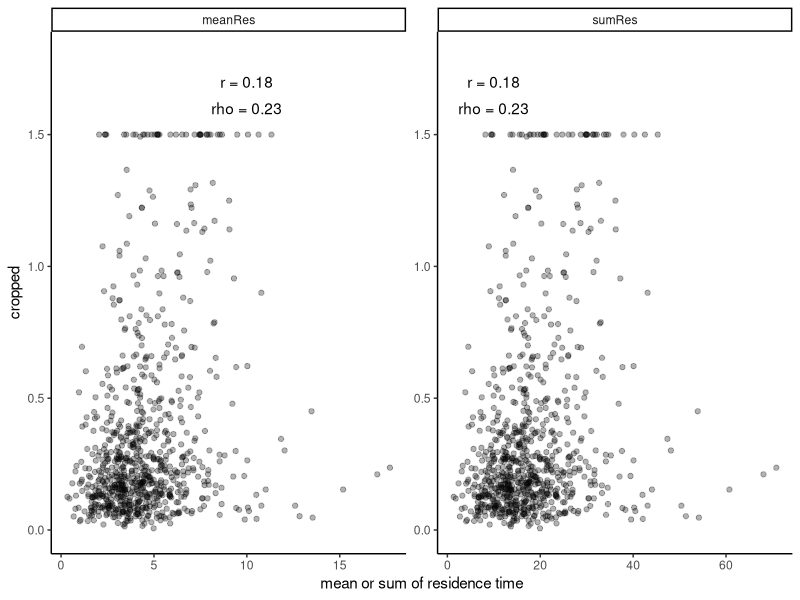

The R source for this figure: (Note: this script raises an error after producing the figure.)
rm(list = ls())

library(tidyverse)
library(ComplexHeatmap)
library(viridis)
library(circlize)


set.seed(42)


# upload table replace <1 min with a random number between 0-1
# make class labels
resTimes = read.csv("data/residence_times_all.csv") %>% 
  dplyr::select(-c(peakName, TBP)) %>% 
  pivot_longer(cols = TFIIA:TFIIF, names_to = "factorName", values_to = "resTime", values_drop_na = TRUE) %>% 
  distinct()

plotResTime = resTimes %>% 
  mutate(randNum = runif(nrow(resTimes), min=0, max=1)) %>% 
  mutate(resTimesNum = ifelse(resTime == "<1", randNum, as.numeric(resTime))) %>% 
  dplyr::select(gene, factorName, resTimesNum) %>% 
  drop_na() %>% 
  pivot_wider(names_from = factorName, values_from = resTimesNum) %>% 
  drop_na() %>% 
  pivot_longer(cols = TFIIA:TFIIF, names_to = "factorName", values_to = "resTime") %>% 
  group_by(gene) %>% 
  summarise(meanRes = mean(resTime), sumRes = sum(resTime))

# upload synthesis rates
synthesisRates = read.csv("data/synthesisRates.csv") %>% 
  mutate(cropped = ifelse(synthesis_perCell_perMin > 1.5, 1.5, synthesis_perCell_perMin)) %>% 
  inner_join(plotResTime) %>% 
  distinct() %>% 
  pivot_longer(cols = meanRes:sumRes, names_to = "statName", values_to = "value")

r = synthesisRates %>% 
  group_by(statName) %>% 
  summarise(r = cor(value, synthesis_perCell_perMin), rho = cor(value, synthesis_perCell_perMin, method = "spearman"))


p = ggplot(synthesisRates, aes(x = value, y = cropped))
p + geom_point(alpha = 0.3) + 
  theme_classic() +
  geom_text(data = r, aes(label = paste0("r = ",round(r, digits = 2))), x = 10, y = 1.7) +
  geom_text(data = r, aes(label = paste0("rho = ",round(rho, digits = 2))), x = 10, y = 1.6) +
  facet_wrap(~statName, scales = "free") +
  ylim(0, 1.8) +
  xlab("mean or sum of residence time")
ggsave("figures/panels/random/mean_and_sum_resTime_vs_synthesis.pdf", width = 7, height = 4)
